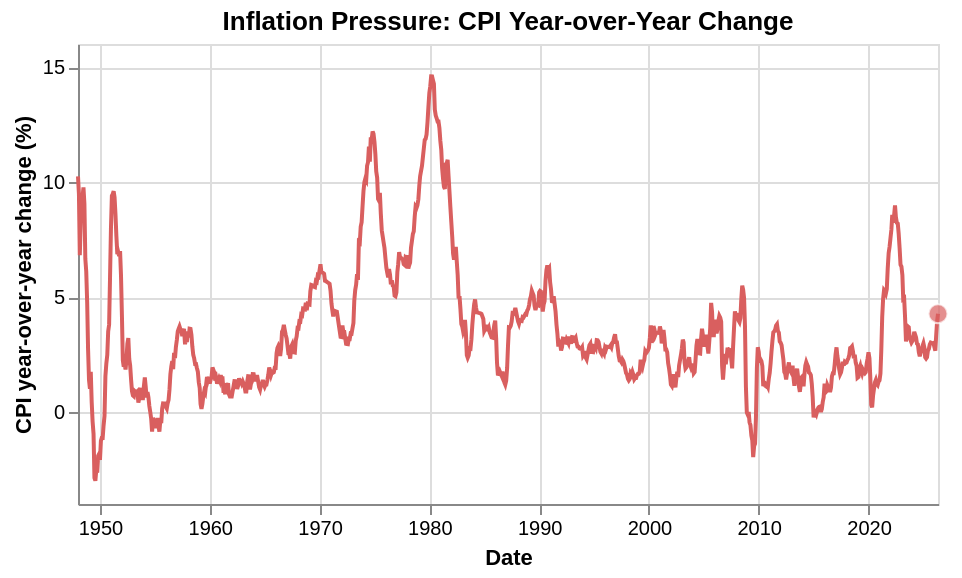

Notebook cell for this chart:
### Markdown cell above
### Inflation / CPI Context

Year-over-year CPI inflation captures cost-of-living pressure. Higher inflation can squeeze household budgets even when income or debt measures look stable.

### Code cell
cpi = clean_local_fred_csv("CPIAUCSL.csv", "CPIAUCSL")
cpi["cpi_yoy"] = cpi["CPIAUCSL"].pct_change(12) * 100
cpi_yoy = cpi.dropna(subset=["cpi_yoy"]).reset_index(drop=True)

inflation_cpi_yoy_chart = make_latest_line_chart(
    cpi_yoy, "cpi_yoy", "Inflation Pressure: CPI Year-over-Year Change", "CPI year-over-year change (%)", line_color="#d95f5f"
)
display(inflation_cpi_yoy_chart)

### Figure 1 — Vega-Lite specification as saved in the notebook (floating-point values rounded to 4 significant figures; data arrays with more than 128 entries replaced by an {"elided": "..."} marker saying what was removed)
{"config": {"view": {"continuousWidth": 300, "continuousHeight": 300}}, "layer": [{"data": {"name": "data-ae70ca252c24502e7b0cc74d7fe85bed"}, "mark": {"type": "line", "color": "#d95f5f", "strokeWidth": 2}, "encoding": {"tooltip": [{"field": "observation_date", "format": "%Y-%m-%d", "title": "Date", "type": "temporal"}, {"field": "cpi_yoy", "format": ".2f", "title": "CPI year-over-year change (%)", "type": "quantitative"}], "x": {"field": "observation_date", "title": "Date", "type": "temporal"}, "y": {"field": "cpi_yoy", "scale": {"zero": false}, "title": "CPI year-over-year change (%)", "type": "quantitative"}}}, {"data": {"name": "data-53065bf6625c4d75b3abc3a220eed73f"}, "mark": {"type": "circle", "color": "#d95f5f", "size": 90, "stroke": "white", "strokeWidth": 1}, "encoding": {"tooltip": [{"field": "observation_date", "format": "%Y-%m-%d", "title": "Latest date", "type": "temporal"}, {"field": "cpi_yoy", "format": ".2f", "title": "Latest value", "type": "quantitative"}], "x": {"field": "observation_date", "type": "temporal"}, "y": {"field": "cpi_yoy", "type": "quantitative"}}}], "height": 230, "title": "Inflation Pressure: CPI Year-over-Year Change", "width": 430, "$schema": "https://vega.github.io/schema/vega-lite/v6.4.1.json", "datasets": {"data-ae70ca252c24502e7b0cc74d7fe85bed": {"elided": "940 records"}, "data-53065bf6625c4d75b3abc3a220eed73f": [{"observation_date": "2026-05-01T00:00:00", "CPIAUCSL": 334.0, "cpi_yoy": 4.27}]}}
